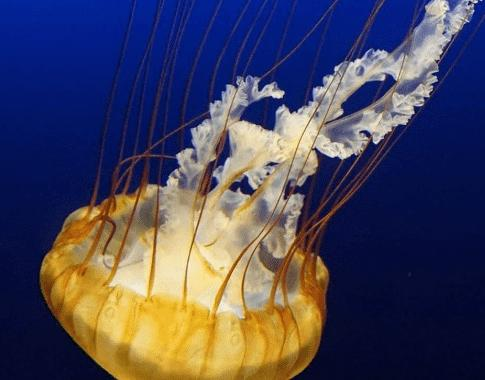
#> input picture img/image3_NN.jpg, 485 x 380 px
$ python 'задание4.py'
#> lines starting #> are read from the running program, lines starting #| are printed output that depends on the picture
from PIL import ImageFilter
from PIL import Image

image = Image.open('img/image3_NN.jpg')
#> image is the input picture: PIL image 485x380 RGB; mean R, G, B 72.8, 69.9, 91.6

blurred = image.filter(ImageFilter.BLUR)
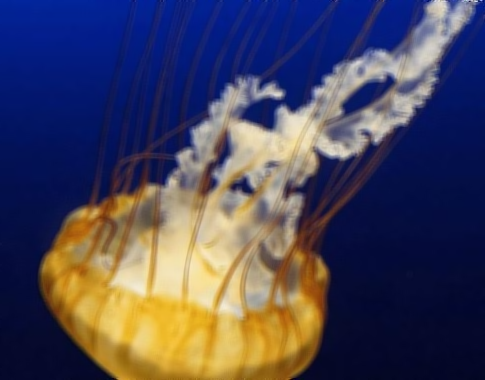
#> blurred: PIL image 485x380 RGB; mean R, G, B 72.8, 69.9, 91.6
blurred.save('img/image4_NN.jpg')

contour = image.filter(ImageFilter.CONTOUR)
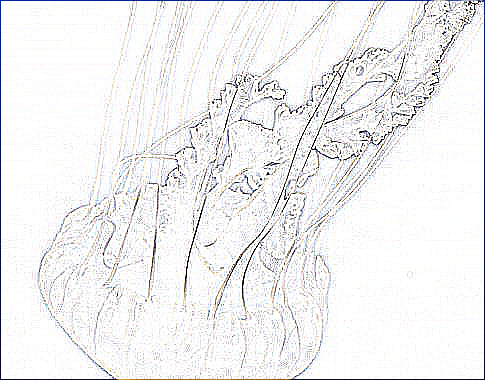
#> contour: PIL image 485x380 RGB; mean R, G, B 240.3, 240.5, 240.6
contour.save('img/image4_1_NN.jpg')

detail = image.filter(ImageFilter.DETAIL)
detail.save('img/image4_2_NN.jpg')

$ run again, with img/image1_NN.jpg copied over img/image3_NN.jpg
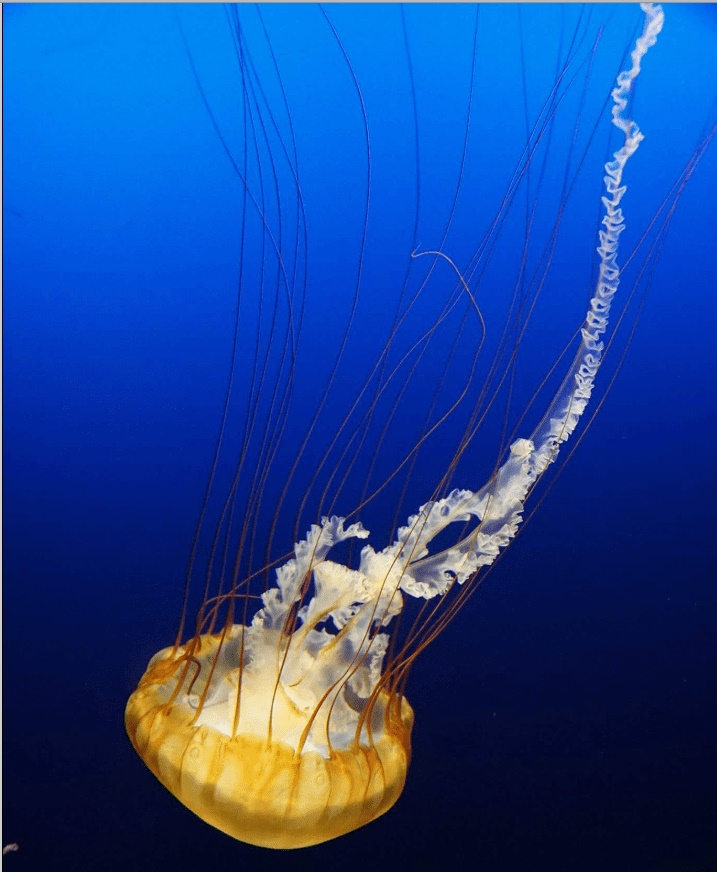
#> input picture img/image1_NN.jpg, 717 x 872 px
#> image is the input picture: PIL image 717x872 RGB; mean R, G, B 27.4, 68.4, 146
#> `contour = image.filter(ImageFilter.CONTOUR)`:
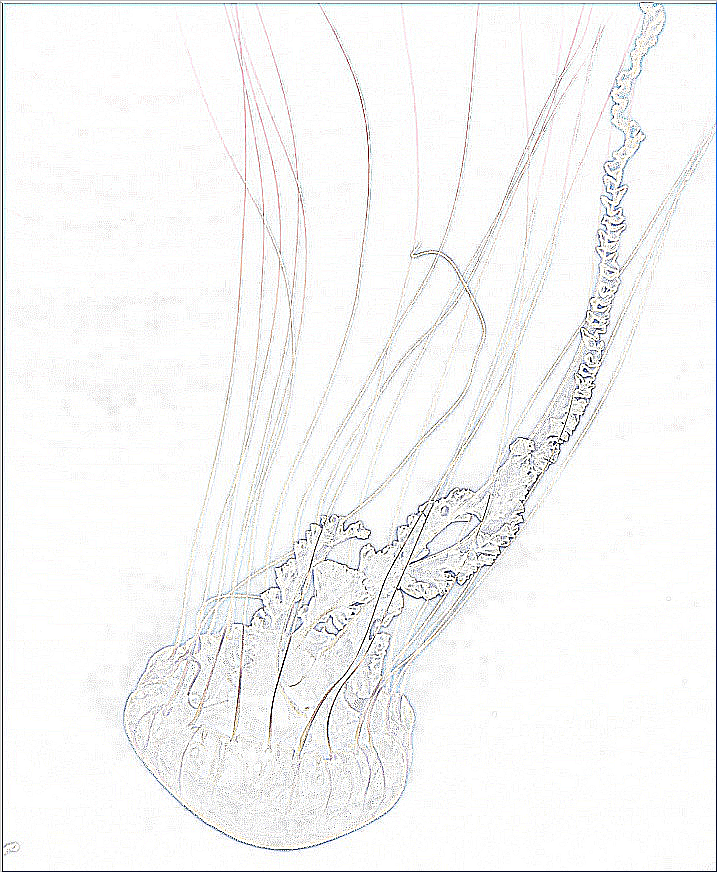
#> contour: PIL image 717x872 RGB; mean R, G, B 245.4, 245.6, 245.4
